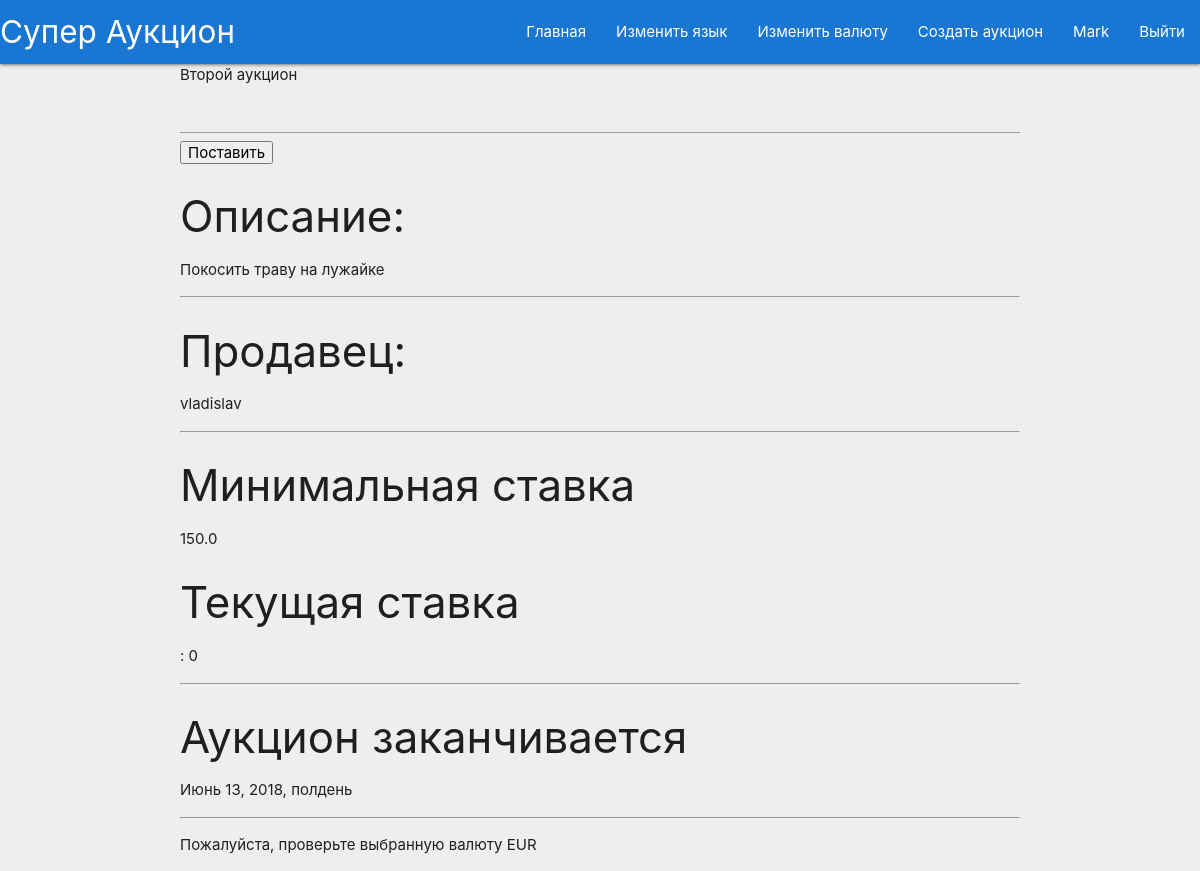
/bid/2/ (signed in), run on the app's committed database.
### AuctionApp/models.py (models this page shows, shortened)
class Auction(models.Model):
    title = models.CharField(max_length=100)
    description = models.CharField(max_length=1000)
    seller = models.CharField(max_length=100)
    minimum_price = models.FloatField()
    deadline = models.DateTimeField()
    state = models.CharField(max_length=50)

### AuctionApp/views.py (the view, shortened to what this page needs)
# urls.py: url(r'^bid/(?P<id>[0-9]+)/', BidAuction.as_view()),
@method_decorator(login_required, name='dispatch')
class BidAuction(View):
    def get(self, request, id):
        auction = models.Auction.objects.get(pk=id)
        currency = get_currency(request)
        highest_bid = get_highest_bid(auction)
        if highest_bid != 0:
            highest_bid = highest_bid.amount
        min_price_in_currency = oer_handler.get_price(auction.minimum_price, 'EUR', currency)
        highest_bid_in_currency = oer_handler.get_price(highest_bid, 'EUR', currency)
        if auction.state == 'active':
            if request.user.username == auction.seller:
                messages.add_message(request, messages.ERROR, _("You can't bid on an auction you're selling."))
                return HttpResponseRedirect(reverse('browse'))
            highest_bid = get_highest_bid(auction)
            if has_bids(auction):
                if highest_bid.bidder.username == request.user.username:
                    messages.add_message(request, messages.ERROR,
                                         _("You already have the highest bid, you can't bid higher!"))
                    return HttpResponseRedirect(reverse('browse'))
            return render(request, 'bid_auction.html', {'auction': auction,
                                                        'highest_bid': get_highest_bid(auction),
                                                        'exchanged_min_price': min_price_in_currency,
                                                        'exchanged_highest_bid': highest_bid_in_currency,
                                                        'currency': currency})
        else:
            messages.add_message(request, messages.ERROR, _("Your requested auction is not Active!!"))

### AuctionApp/oer_handler.py (called while the page is built)
def get_price(price, from_currency, to_currency):
    if from_currency == to_currency:
        return price
    rate = get_rate(from_currency, to_currency)
    return price * rate

### AuctionApp/views.py (called while the page is built)
def get_highest_bid(auction):
    all_bids = models.Bid.objects.filter(auction=auction)
    if len(all_bids) > 0:
        return all_bids[0]
    else:
        return 0

def has_bids(auction):
    return len(models.Bid.objects.filter(auction=auction)) != 0

def get_currency(request):
    current_currency = 'EUR'
    if 'currency' in request.COOKIES:
        current_currency = request.COOKIES['currency']
    return current_currency

### templates/bid_auction.html (shortened to what this page needs)
{%  extends "base.html" %}
{% load i18n %}
{% block title %}{{ auction.title }}{% endblock %}
{% block content %}
    <form method="post" action="/bid/{{ auction.id }}/">
        <input type="number" name="new_bid" value="{{ auction.current_bid }}" step="0.01">
        <button type="submit" name="submit" value="Submit">{% trans "Bid" %}</button>
    </form>
    <h3>{% trans "Description: " %}</h3>
    <p>{{ auction.description }}</p>
    <hr>
    <h3>{% trans "Seller: " %}</h3>
    <p>{{ auction.seller }}</p>
    <hr>
    <h3>{% trans "Minimum bid: " %}</h3>
    <p>{{ exchanged_min_price }}</p>
    <h3>{% trans "Current bid" %}</h3>
    <p>{{ highest_bid.bidder }}: {{ exchanged_highest_bid }}</p>
    <hr>
    <h3>{% trans "Auction deadline" %}</h3>
    <p>{{ auction.deadline }}</p>
    <hr>
    <p>{% trans "Please note that you are bidding in currency" %} {{ currency }}</p>
{%  endblock %}

### templates/base.html (shortened to what this page needs)
<!doctype html>
{% load i18n %}
{% load static %}
<html>
    <head>
        <link rel="stylesheet" href="{% static 'Auction/libs/materialize/materialize.css' %}" />
        <link rel="stylesheet" type="text/css" href="{% static 'Auction/styles.css' %}" />
    </head>
    <body class="grey lighten-3">
        <header>
            <nav class="blue darken-2">
                <div class="nav-wrapper">
                    <a href="/browse/" class="brand-logo">{% trans "Yet Another Auction Site" %}</a>
                    <ul id="nav-mobile" class="right hide-on-med-and-down">
                        <li><a href="/browse/">{% trans "Home" %}</a></li>
                        <li><a href="/language/">{% trans "Change Language" %}</a></li>
                        <li><a href="/currency/">{% trans "Change Currency" %}</a></li>
                        {% if user.is_authenticated %}
                            <li><a href="/create/">{% trans "Create Auction" %}</a></li>
                            <li><a href="/profile/">{{ user.username }}</a></li>
                            <li><a href="/logout/">{% trans "Logout" %}</a></li>
                        {% else %}
                            <li><a href="/login/">{% trans "Log in" %}</a></li>
                        {% endif %}
                    </ul>
                </div>
            </nav>
        </header>
        <div class="container">
            {% block title %}
            {% endblock %}
            {% block content %}
            {% endblock %}
        </div>
    </body>
</html>

### data on the page
Auction: title "Второй аукцион", description "Покосить траву на лужайке", seller "vladislav", minimum_price "150.0", deadline "Июнь 13, 2018, полдень"

### other printed values
{{ user.username }} "Mark"
{{ exchanged_highest_bid }} "0"
{{ currency }} "EUR"
